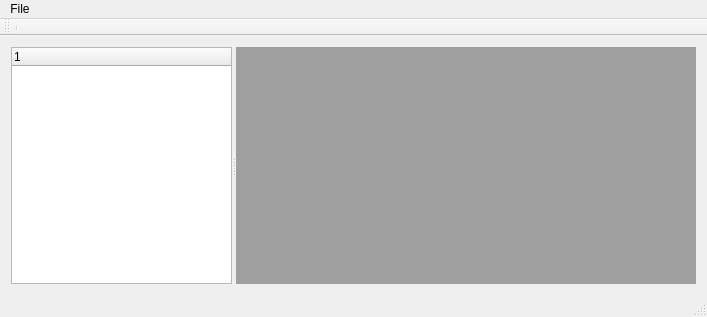
<?xml version="1.0" encoding="UTF-8"?>
<ui version="4.0">
 <class>MainWindow</class>
 <widget class="QMainWindow" name="MainWindow">
  <property name="geometry">
   <rect>
    <x>0</x>
    <y>0</y>
    <width>707</width>
    <height>317</height>
   </rect>
  </property>
  <property name="windowTitle">
   <string>MainWindow</string>
  </property>
  <widget class="QWidget" name="centralWidget">
   <layout class="QVBoxLayout" name="verticalLayout_2">
    <item>
     <layout class="QVBoxLayout" name="verticalLayout">
      <item>
       <widget class="QSplitter" name="splitter">
        <property name="orientation">
         <enum>Qt::Horizontal</enum>
        </property>
        <widget class="QTreeWidget" name="treeWidget">
         <property name="minimumSize">
          <size>
           <width>220</width>
           <height>0</height>
          </size>
         </property>
         <column>
          <property name="text">
           <string notr="true">1</string>
          </property>
         </column>
        </widget>
        <widget class="QMdiArea" name="mdiArea"/>
       </widget>
      </item>
     </layout>
    </item>
   </layout>
  </widget>
  <widget class="QMenuBar" name="menuBar">
   <property name="geometry">
    <rect>
     <x>0</x>
     <y>0</y>
     <width>707</width>
     <height>22</height>
    </rect>
   </property>
   <widget class="QMenu" name="menuFile">
    <property name="title">
     <string>File</string>
    </property>
    <addaction name="actionOpen_project"/>
   </widget>
   <addaction name="menuFile"/>
  </widget>
  <widget class="QToolBar" name="mainToolBar">
   <property name="minimumSize">
    <size>
     <width>0</width>
     <height>10</height>
    </size>
   </property>
   <attribute name="toolBarArea">
    <enum>TopToolBarArea</enum>
   </attribute>
   <attribute name="toolBarBreak">
    <bool>false</bool>
   </attribute>
   <addaction name="separator"/>
  </widget>
  <widget class="QStatusBar" name="statusBar"/>
  <action name="actionOpen_project">
   <property name="text">
    <string>Open project</string>
   </property>
  </action>
 </widget>
 <layoutdefault spacing="6" margin="11"/>
 <resources/>
 <connections/>
</ui>
